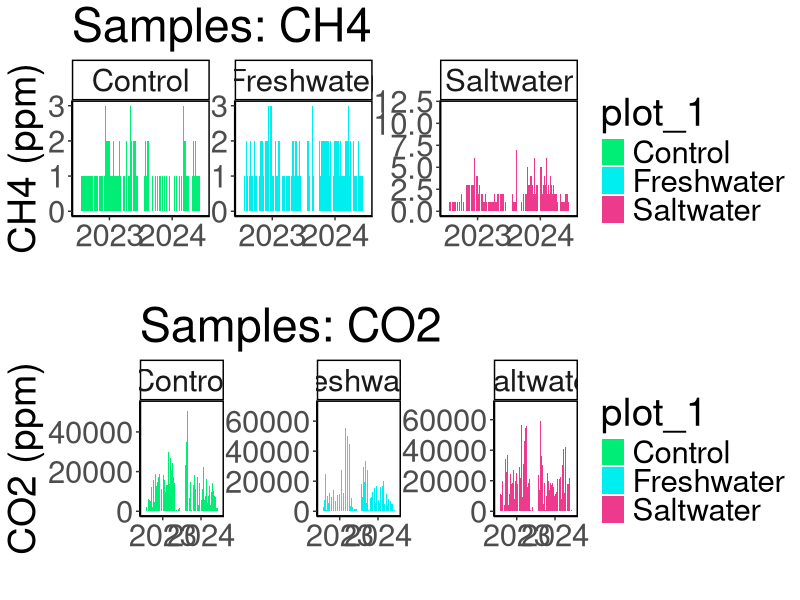
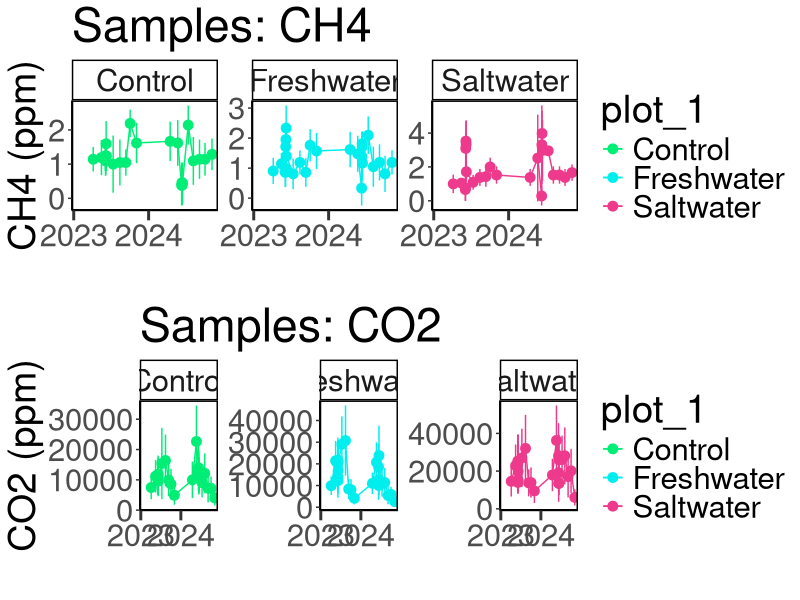
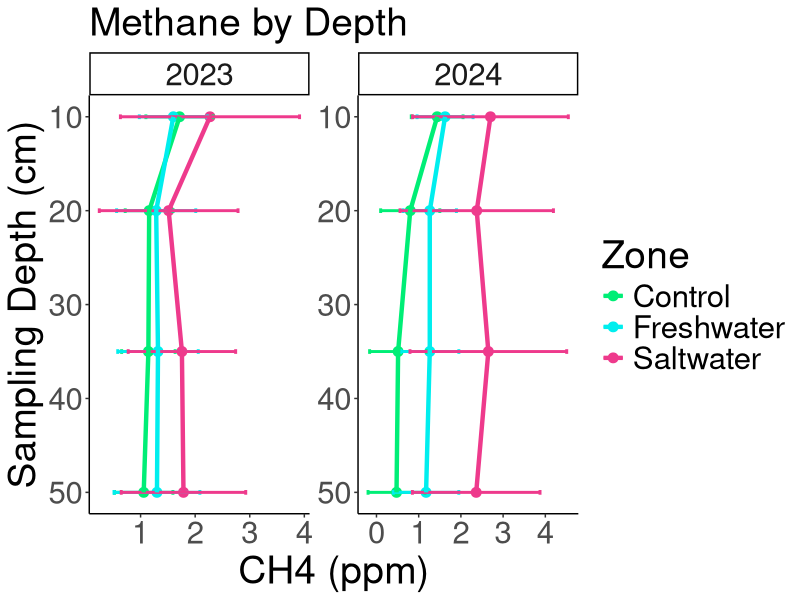
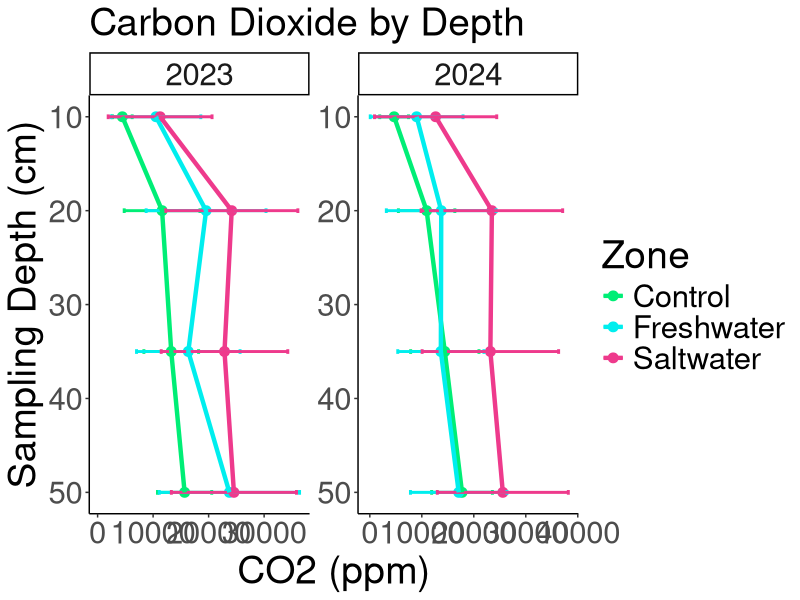
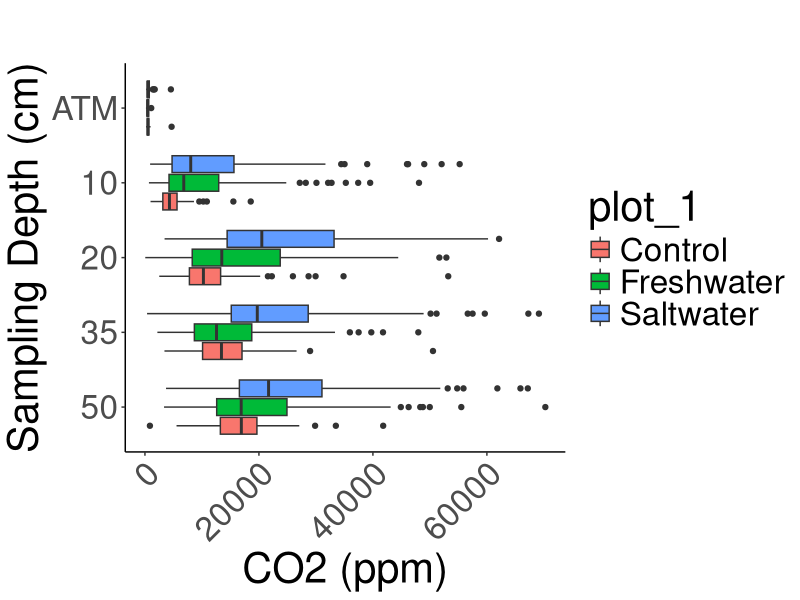
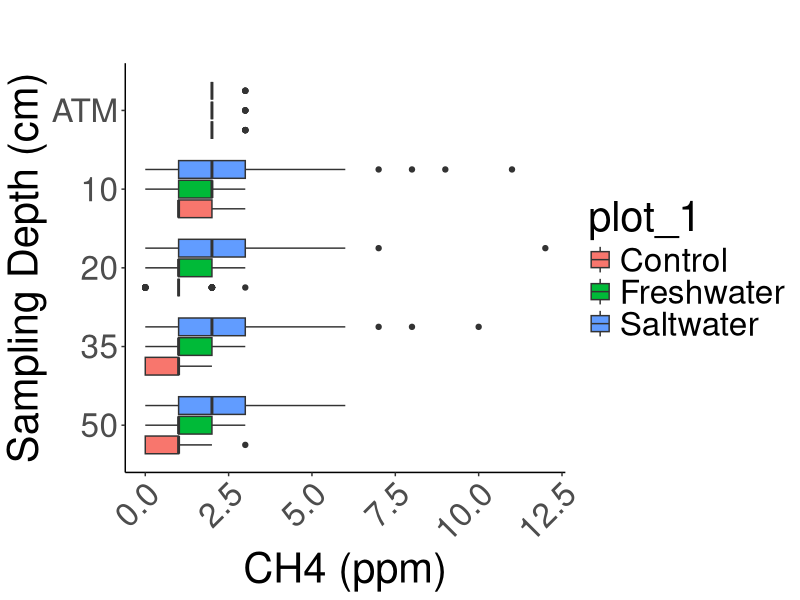
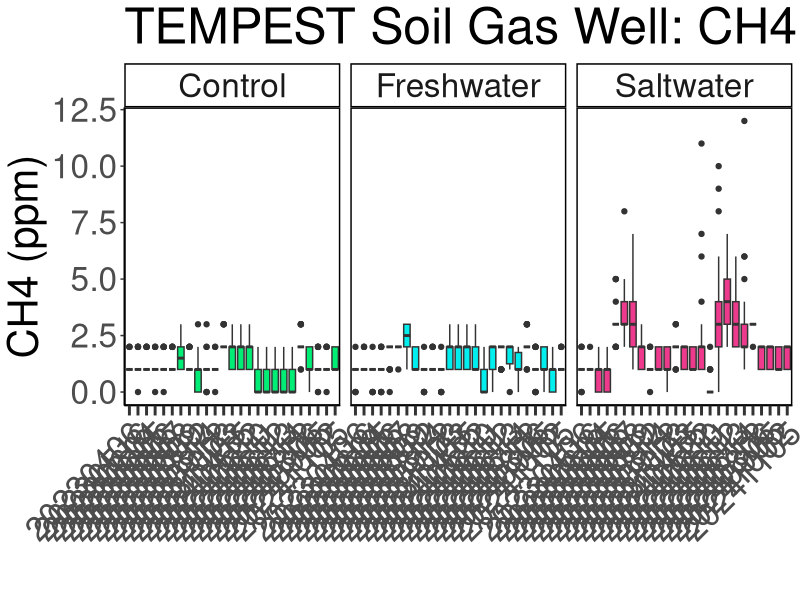
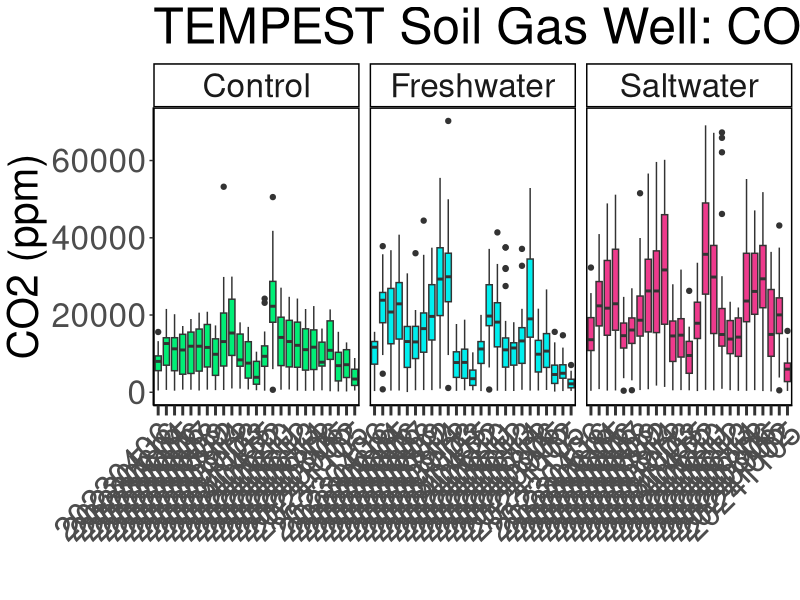

Reproduce these figures in R, in order.
## ---- chunk 1
library(dplyr)
library(ggplot2)
library(ggpubr)
library(stringr)
library(readxl)
library(tidyr)
library(tibble)
library(openxlsx)
library(knitr)
## ---- chunk 2

#read in 2023 SGAS Data:
dat23 <- read.csv("TEMPEST_SGW_2023_Data/COMPASS_TEMPEST_SGAS_2023.csv", colClasses = "character")
# head(dat23)
colnames(dat23)

#read in 2024 SGAS Data:
dat24 <- read.csv("TEMPEST_SGW_2024_Data/COMPASS_TEMPEST_SGAS_2024.csv", colClasses = "character")
# head(dat24)
colnames(dat24)

all_dat <- bind_rows(dat23, dat24)

##Clean data
all_dat1 <- all_dat %>% 
  filter(is.na(qaqc_flag)) %>% #Remove samples flagged for unusually high values 
  select(-X) %>% #Select only required columns
  mutate(across(18:21, ~as.numeric(as.character(.)))) %>%
  mutate(across(where(is.numeric), round, digits = 0)) %>% #Can change this depending on what the machine output is  
  filter(Sample_Plot != "Transition") %>% ##Remove GCW TR samples
  mutate(Sample_Plot = ifelse(Sample_Plot == "Seawater", "Saltwater", Sample_Plot))

## ---- chunk 3

# #pull the column names from the all_dat1 dataframe and create a new dataframe with them 
# metadat <- data.frame(Column_Names = colnames(all_dat1))
# metadat
# 
# metadat$Description <- ""
# metadat$Units <- ""
# metadat$Instrument_ifapplicable <- ""
# 
# #add information about each line: 
# 
# metadat$Description <- c("Project name", 
#                          "Region samples originated from: CB = Chesapeake Bay",
#                          "Sample identifier used in laboratory and field", 
#                          "Year (YYYY) of sample collection", 
#                          "Month (#) of sample collection",
#                          "Day (#) of sample collection",
#                          "Time (HH:MM) of sample collection",
#                          "Time Zone of sample collection",
#                          "Name of sampling transect location (GCW, SWH, MSM, GWI), see dataset locations for coordinates", 
#                          "Zone within space-for-time transect (UP=Upland, SWAMP=Swamp, TR=Transition, WC=Wetland Control, SW=Surface Water)",
#                          "Lysimeter or sample replicate id (A-C)", 
#                          "Depth in centimeters from which water sample was taken", 
#                          "Sulfate concentration in ppm", 
#                          "Sulfate concentration in ppm", 
#                          "Sulfate concentration flag base on standard curve (bdl=below detection limit (0), adl=above detection limit (highest   
#                          standard), Within_Range=within detection range)", 
#                          "Sulfate QAQC Flags generated during checks of standards, blanks, dups, and spks",
#                          "Chloride concentration in ppm", 
#                          "Chloride concentration in ppm", 
#                          "Chloride concentration flag base on standard curve (bdl=below detection limit (0), adl=above detection limit (highest   
#                          standard), Within_Range=within detection range)", 
#                          "Chloride QAQC Flags generated during checks of standards, blanks, dups, and spks", 
#                          "Salinity calculated using the Knudsen equation: Salinity=((1.807*(Chloride ppm)+0.026)/1000", 
#                          "The date that samples were run on the Dionex IC", 
#                          "Any notes generated during QAQC", 
#                          "Notes generated during field sample collection")
# 
# metadat$Units <-       c("NA", 
#                          "NA",
#                          "NA", 
#                          "NA",
#                          "NA",
#                          "NA", 
#                          "NA",
#                          "NA", 
#                          "NA", 
#                          "NA",
#                          "NA", 
#                          "cm",
#                          "ppm", 
#                          "ppm", 
#                          "NA", 
#                          "NA", 
#                          "ppm", 
#                          "ppm", 
#                          "NA", 
#                          "NA", 
#                          "ppt", 
#                          "NA", 
#                          "NA",
#                          "NA")
# 
# metadat$Instrument_ifapplicable <-  
#   
#                        c("NA", 
#                          "NA",
#                          "NA", 
#                          "NA",
#                          "NA",
#                          "NA", 
#                          "NA",
#                          "NA", 
#                          "NA", 
#                          "NA",
#                          "NA", 
#                          "NA",
#                          "Dionex Integrion HPIC (Thermo Fisher)", 
#                          "Dionex Integrion HPIC (Thermo Fisher)", 
#                          "NA", 
#                          "NA", 
#                          "Dionex Integrion HPIC (Thermo Fisher)", 
#                          "Dionex Integrion HPIC (Thermo Fisher)", 
#                          "NA", 
#                          "NA", 
#                          "NA", 
#                          "NA", 
#                          "NA",
#                          "NA")


## ---- chunk 4

#write out a csv of all the data to the main folder: 
write.csv(all_dat1, "COMPASS_TEMPEST_SGAS_AllData.csv", row.names = FALSE)


# #write out a csv of the metadata associated with the data: 
# write.csv(metadat, "COMPASS_TEMPEST_SGAS_Metadata.csv")

## ---- chunk 5

data_plotting <- all_dat1 %>% 
  mutate(plot_1 = factor(Sample_Plot, levels = c("Control", "Freshwater", "Saltwater")))

#Plot data and change colors based on Zone:
viz_ch4_plot <- ggplot(data_plotting, aes(x = as.character(Sample_Year), y = CH4_Conc_ppm_dilcorr, fill = plot_1)) +
  geom_bar(stat = "identity", position = position_dodge2(preserve = "total")) +
  facet_wrap( ~ plot_1, scales="free", nrow = 1) +
  scale_fill_manual(values = c(
    "Control" = "springgreen2",
    "Freshwater" = "cyan2",
    "Saltwater" = "violetred2"
  )) +
  theme_classic() +
  labs(x = " ", y = "CH4 (ppm)", title = "Samples: CH4") +
  theme(
    panel.spacing = unit(.05, "lines"), 
    panel.border = element_rect(color = "black", fill = NA, linewidth = 1)) + 
  theme(text = element_text(size = 28))

# viz_ch4_plot


viz_co2_plot <-  ggplot(data_plotting, aes(x = as.character(Sample_Year), y = CO2_Conc_ppm_dilcorr, fill = plot_1)) +
  geom_bar(stat = "identity", position = position_dodge2(preserve = "total")) +
  facet_wrap( ~ plot_1, scales="free", nrow = 1) +
  scale_fill_manual(values = c(
    "Control" = "springgreen2",
    "Freshwater" = "cyan2",
    "Saltwater" = "violetred2"
  )) +
  theme_classic() +
  labs(x = " ", y = "CO2 (ppm)", title = "Samples: CO2") +
  theme(
    panel.spacing = unit(.05, "lines"), 
    panel.border = element_rect(color = "black", fill = NA, linewidth = 1))+ 
  theme(text = element_text(size = 28))

# viz_co2_plot

ggarrange(viz_ch4_plot, viz_co2_plot, nrow=2, ncol=1)


## ---- chunk 6

##Make Date Column
data_plotting$Date <- as.Date(paste(data_plotting$Sample_Year, data_plotting$Sample_Month, data_plotting$Sample_Day, sep = "-"), format = "%Y-%B-%d")

##Summarize SGAS by Date, Site, and Zone
SGAS_avg <- data_plotting %>%
  group_by(Date, plot_1) %>%
   dplyr::summarize(mean_ch4 = mean(CH4_Conc_ppm_dilcorr, na.rm=TRUE), 
            sd_ch4 = sd(CH4_Conc_ppm_dilcorr, na.rm=TRUE), 
            mean_co2 = mean(CO2_Conc_ppm_dilcorr, na.rm=TRUE), 
            sd_co2 = sd(CO2_Conc_ppm_dilcorr, na.rm=TRUE))

# Define the specific date breaks you want to display
specific_breaks <- as.Date(c("2023-01-01", "2024-01-01", "2025-01-01"))

viz_ch4_plot_avgs <- ggplot(SGAS_avg, aes(x = Date, y = mean_ch4, color = plot_1)) +
  geom_point(size = 3) + 
  geom_errorbar(aes(ymin = mean_ch4 - sd_ch4, ymax = mean_ch4 + sd_ch4), width = 0.2) + 
  geom_line() + 
  facet_wrap( ~ plot_1, scales="free_y", nrow = 1) +
  scale_color_manual(values = c(
    "Control" = "springgreen2",
    "Freshwater" = "cyan2",
    "Saltwater" = "violetred2"
  )) +
  theme_classic() +
  labs(x = " ", y = "CH4 (ppm)", title = "Samples: CH4") +
  theme(
    panel.spacing = unit(0.5, "lines"), 
    panel.border = element_rect(color = "black", fill = NA, linewidth = 1)) +
  # theme(axis.text.x = element_text(angle = 90, hjust = 0.5))+ 
  theme(text = element_text(size = 28))+
  scale_x_date(breaks = specific_breaks, date_labels = "%Y", expand = expansion(mult = c(0.18, 0.05)))+
  theme(axis.ticks.x = element_line(linewidth = 1))+
  theme(axis.ticks.length.x = unit(0.25, "cm"))

# viz_ch4_plot_avgs


viz_co2_plot_avgs <- ggplot(SGAS_avg, aes(x = Date, y = mean_co2, color = plot_1)) +
  geom_point(size = 3) + 
  geom_errorbar(aes(ymin = mean_co2 - sd_co2, ymax = mean_co2 + sd_co2), width = 0.2) + 
  geom_line() + 
  facet_wrap( ~ plot_1, scales="free_y", nrow = 1) +
  scale_color_manual(values = c(
    "Control" = "springgreen2",
    "Freshwater" = "cyan2",
    "Saltwater" = "violetred2"
  )) +
  theme_classic() +
  labs(x = " ", y = "CO2 (ppm)", title = "Samples: CO2") +
  theme(
    panel.spacing = unit(0.5, "lines"), 
    panel.border = element_rect(color = "black", fill = NA, linewidth = 1)) +
  # theme(axis.text.x = element_text(angle = 90, hjust = 0.5))+ 
  theme(text = element_text(size = 28))+
  scale_x_date(breaks = specific_breaks, date_labels = "%Y", expand = expansion(mult = c(0.18, 0.05)))+
  theme(axis.ticks.x = element_line(linewidth = 1))+
  theme(axis.ticks.length.x = unit(0.25, "cm"))

# viz_co2_plot_avgs

ggarrange(viz_ch4_plot_avgs, viz_co2_plot_avgs, nrow=2, ncol=1)

## ---- chunk 7

##Remove SW and calculate average and sd for each depth
SGAS_avg_depth <- data_plotting %>%
  group_by(plot_1, Sample_Depth, Sample_Year) %>%
   dplyr::summarize(mean_ch4 = mean(CH4_Conc_ppm_dilcorr, na.rm=TRUE), 
            sd_ch4 = sd(CH4_Conc_ppm_dilcorr, na.rm=TRUE), 
            mean_co2 = mean(CO2_Conc_ppm_dilcorr, na.rm=TRUE), 
            sd_co2 = sd(CO2_Conc_ppm_dilcorr, na.rm=TRUE))

viz_ch4_plot_depth <- ggplot(SGAS_avg_depth, aes(x = as.numeric(Sample_Depth), y = mean_ch4, color = plot_1)) +
  geom_point(size = 3) + 
  geom_errorbar(aes(ymin = mean_ch4 - sd_ch4, ymax = mean_ch4 + sd_ch4), width = 0.5, size = 1) + 
  geom_line(size = 1.5) + 
  facet_wrap( ~ Sample_Year, scales="free", nrow = 1) + 
  scale_color_manual(values = c(
    "Control" = "springgreen2",
    "Freshwater" = "cyan2",
    "Saltwater" = "violetred2"
  )) +
  theme_classic() +
  labs(x = "Sampling Depth (cm)", y = "CH4 (ppm)", title = "Methane by Depth") +
  theme(text = element_text(size = 28)) + 
  theme(plot.title = element_text(size = 28)) + 
  coord_flip() + 
  scale_x_continuous(trans = "reverse") + 
  labs(color = "Zone") 

viz_ch4_plot_depth

viz_co2_plot_depth <- ggplot(SGAS_avg_depth, aes(x = as.numeric(Sample_Depth), y = mean_co2, color = plot_1)) +
  geom_point(size = 3) + 
  geom_errorbar(aes(ymin = mean_co2 - sd_co2, ymax = mean_co2 + sd_co2), width = 0.5, size = 1) + 
  geom_line(size = 1.5) + 
  facet_wrap( ~ Sample_Year, scales="free", nrow = 1) + 
  scale_color_manual(values = c(
    "Control" = "springgreen2",
    "Freshwater" = "cyan2",
    "Saltwater" = "violetred2"
  )) +
  theme_classic() +
  labs(x = "Sampling Depth (cm)", y = "CO2 (ppm)", title = "Carbon Dioxide by Depth") +
  theme(text = element_text(size = 28)) + 
  theme(plot.title = element_text(size = 28)) + 
  coord_flip() + 
  scale_x_continuous(trans = "reverse") + 
  labs(color = "Zone") 

viz_co2_plot_depth

## ---- chunk 8

##Remove SW
data_plotting_depth <- data_plotting %>%
  mutate(Sample_Depth = factor(Sample_Depth, levels = c("50", "35", "20", "10", "ATM")))


#Plot data and change colors based on Zone:
viz_co2_depth <-  ggplot(data_plotting_depth, aes(x = Sample_Depth, y = CO2_Conc_ppm_dilcorr, fill = plot_1)) +
  geom_boxplot() +
  # facet_wrap( ~ plot_1, scales="free", nrow = 1) +
  scale_color_manual(values = c(
    "Control" = "springgreen2",
    "Freshwater" = "cyan2",
    "Saltwater" = "violetred2"
  )) +
  theme_classic() +
  labs(x = "Sampling Depth (cm)", y = "CO2 (ppm)", title = "") + 
  theme(text = element_text(size = 30))+ 
  theme(axis.text.x = element_text(angle = 45, vjust = 1, hjust = 1))+ 
  coord_flip() 

viz_co2_depth

#Plot data and change colors based on Zone:
viz_ch4_depth <-  ggplot(data_plotting_depth, aes(x = Sample_Depth, y = CH4_Conc_ppm_dilcorr, fill = plot_1)) +
  geom_boxplot() +
  # facet_wrap( ~ plot_1, scales="free", nrow = 1) +
  scale_color_manual(values = c(
    "Control" = "springgreen2",
    "Freshwater" = "cyan2",
    "Saltwater" = "violetred2"
  )) +
  theme_classic() +
  labs(x = "Sampling Depth (cm)", y = "CH4 (ppm)", title = "") + 
  theme(text = element_text(size = 30))+ 
  theme(axis.text.x = element_text(angle = 45, vjust = 1, hjust = 1))+ 
  coord_flip() 

viz_ch4_depth

## ---- chunk 9

data_plotting <- data_plotting %>% 
  mutate(Date_boxplot = gsub("-", "", Date))

##Summarize CO2 and CH4 by Date, Site, and Zone
viz_ch4_boxplot <- ggplot(data_plotting, aes(x = Date_boxplot, y = CH4_Conc_ppm_dilcorr, fill = plot_1)) +
  geom_boxplot() + 
  facet_grid( ~ plot_1, scales = "free_x") +
  scale_x_discrete(drop = TRUE) +
  scale_fill_manual(values = c(
    "Control" = "springgreen2",
    "Freshwater" = "cyan2",
    "Saltwater" = "violetred2"
  ), labels = c("Control", "Freshwater", "Saltwater")) + 
  theme_classic() +
  labs(x = " ", y = "CH4 (ppm)", title = "TEMPEST Soil Gas Well: CH4") +
  theme(
    panel.spacing = unit(0.5, "lines"), 
    panel.border = element_rect(color = "black", fill = NA, linewidth = 1)) +
  theme(axis.text.x = element_text(angle = 45, vjust = 1, hjust = 1))+ 
  theme(text = element_text(size = 30))+
  theme(axis.ticks.x = element_line(linewidth = 1))+
  theme(axis.ticks.length.x = unit(0.25, "cm"))+ 
  #scale_x_discrete(labels = c("Upland", "Swamp", "Transition", "Wetland", "Surface Water"))+ 
  theme(legend.position = "none")

viz_ch4_boxplot


viz_co2_boxplot <- ggplot(data_plotting, aes(x = Date_boxplot, y = CO2_Conc_ppm_dilcorr, fill = plot_1)) +
  geom_boxplot() +
  facet_grid( ~ plot_1, scales = "free_x") +
  scale_x_discrete(drop = TRUE) +
  scale_fill_manual(values = c(
    "Control" = "springgreen2",
    "Freshwater" = "cyan2",
    "Saltwater" = "violetred2"
  ), labels = c("Control", "Freshwater", "Saltwater")) + 
  theme_classic() +
  labs(x = " ", y = "CO2 (ppm)", title = "TEMPEST Soil Gas Well: CO2") +
  theme(
    panel.spacing = unit(0.5, "lines"), 
    panel.border = element_rect(color = "black", fill = NA, linewidth = 1)) +
  theme(axis.text.x = element_text(angle = 45, vjust = 1, hjust = 1))+ 
  theme(text = element_text(size = 30))+
  theme(axis.ticks.x = element_line(linewidth = 1))+
  theme(axis.ticks.length.x = unit(0.25, "cm"))+ 
  #scale_x_discrete(labels = c("Upland", "Swamp", "Transition", "Wetland", "Surface Water"))+ 
  theme(legend.position = "none")

viz_co2_boxplot

# ggarrange(viz_CH4_boxplot, viz_CO2_boxplot, nrow=2, ncol=1)

# Save as a PNG
png("COMPASS_TEMPEST_CH4_alldata.png", width = 2000, height = 1200, res = 100) 
print(viz_ch4_boxplot)  # For ggplot objects, use print()
dev.off() 

# Save as a PNG
png("COMPASS_TEMPEST_CO2_alldata.png", width = 2000, height = 1200, res = 100) 
print(viz_co2_boxplot)  # For ggplot objects, use print()
dev.off() 

## ---- chunk 10
# It would also be great to add to our collation codes a summary chunk that will calculate value ranges, means, and standard deviations (and errors) for each site, zone, depth for each year; also for each site zone, depth overall; and for each site and zone overall so that we have some easy access to metrics. Was just thinking this might be helpful today when re-collating the DIC data.

colnames(all_dat1)

##Metrics for each site, zone, depth for each year
summary_by_year <- all_dat1 %>%
  group_by(Sample_Year, Sample_Plot, Sample_Depth) %>%
   reframe(
     min_CH4_ppm = min(CH4_Conc_ppm_dilcorr, na.rm=TRUE),
     max_CH4_ppm = max(CH4_Conc_ppm_dilcorr, na.rm=TRUE), 
     mean_CH4_ppm = mean(CH4_Conc_ppm_dilcorr, na.rm=TRUE), 
     sd_CH4_ppm = sd(CH4_Conc_ppm_dilcorr, na.rm=TRUE), 

     min_CO2_ppm = min(CO2_Conc_ppm_dilcorr, na.rm=TRUE),
     max_CO2_ppm = max(CO2_Conc_ppm_dilcorr, na.rm=TRUE), 
     mean_CO2_ppm = mean(CO2_Conc_ppm_dilcorr, na.rm=TRUE), 
     sd_CO2_ppm = sd(CO2_Conc_ppm_dilcorr, na.rm=TRUE)) %>%
  mutate(across(where(is.numeric), round, digits = 0)) 

##Metrics for each site, zone, depth for all years
summary_all_years <- all_dat1 %>%
  group_by(Sample_Plot, Sample_Depth) %>%
   reframe(
     min_CH4_ppm = min(CH4_Conc_ppm_dilcorr, na.rm=TRUE),
     max_CH4_ppm = max(CH4_Conc_ppm_dilcorr, na.rm=TRUE), 
     mean_CH4_ppm = mean(CH4_Conc_ppm_dilcorr, na.rm=TRUE), 
     sd_CH4_ppm = sd(CH4_Conc_ppm_dilcorr, na.rm=TRUE), 

     min_CO2_ppm = min(CO2_Conc_ppm_dilcorr, na.rm=TRUE),
     max_CO2_ppm = max(CO2_Conc_ppm_dilcorr, na.rm=TRUE), 
     mean_CO2_ppm = mean(CO2_Conc_ppm_dilcorr, na.rm=TRUE), 
     sd_CO2_ppm = sd(CO2_Conc_ppm_dilcorr, na.rm=TRUE)) %>%
  mutate(across(where(is.numeric), round, digits = 0)) 

##Metrics for each site and zone for all depths and years
summary_all_depths_years <- all_dat1 %>%
  group_by(Sample_Plot) %>%
    reframe(
     min_CH4_ppm = min(CH4_Conc_ppm_dilcorr, na.rm=TRUE),
     max_CH4_ppm = max(CH4_Conc_ppm_dilcorr, na.rm=TRUE), 
     mean_CH4_ppm = mean(CH4_Conc_ppm_dilcorr, na.rm=TRUE), 
     sd_CH4_ppm = sd(CH4_Conc_ppm_dilcorr, na.rm=TRUE), 

     min_CO2_ppm = min(CO2_Conc_ppm_dilcorr, na.rm=TRUE),
     max_CO2_ppm = max(CO2_Conc_ppm_dilcorr, na.rm=TRUE), 
     mean_CO2_ppm = mean(CO2_Conc_ppm_dilcorr, na.rm=TRUE), 
     sd_CO2_ppm = sd(CO2_Conc_ppm_dilcorr, na.rm=TRUE)) %>%
  mutate(across(where(is.numeric), round, digits = 0)) 

## ---- chunk 11
#  I am thinking it might be cool to add to our Soil Gas Well collation files a table at the end that has total number of samples then also some info about # of samples per zone, site, depth etc.

##Metrics for each year
sample_numbers_years <- all_dat1 %>%
  group_by(Sample_Year) %>%
   reframe(
     Number_of_samples = n())

##Metrics for each site, zone, depth for all years
sample_numbers <- all_dat1 %>%
  group_by(Sample_Plot, Sample_Depth) %>%
   reframe(
     Number_of_samples = n())
     

## ---- chunk 12

library(kableExtra)

kable(
  summary_all_depths_years[, c("Sample_Plot", "min_CH4_ppm",	"max_CH4_ppm",	"mean_CH4_ppm", "min_CO2_ppm",	"max_CO2_ppm",	"mean_CO2_ppm")],  
  format = "latex",
  booktabs = TRUE,
  caption = "Summary Statistics"
) %>%
  kable_styling(
    latex_options = c("hold_position", "striped", "scale_down"),
    font_size = 12
  ) %>%
  row_spec(0, bold = TRUE) %>%   # header
  column_spec(1, bold = TRUE)


## ---- chunk 13

kable(
  sample_numbers_years[, c("Sample_Year", "Number_of_samples")],  
  format = "latex",
  booktabs = TRUE,
  caption = paste0("Total Samples: ", nrow(all_dat1))
) %>%
  kable_styling(
    latex_options = c("hold_position", "striped", "scale_down"),
    font_size = 12
  ) %>%
  row_spec(0, bold = TRUE) %>%   # header
  column_spec(1, bold = TRUE)

## ---- chunk 14
##Remove SW samples
sample_numbers_pw <- sample_numbers

##Number of Samples Plots
sample_num_barplot <- ggplot(sample_numbers_pw, aes(x = as.character(Sample_Depth), y = Number_of_samples, fill = Sample_Plot)) +
  geom_col(position = "dodge", color = "black", width = 0.75) + # 'color' adds a border to the bars
  scale_x_discrete(drop = TRUE) +
  scale_fill_manual(values = c(
    "Control" = "springgreen2",
    "Freshwater" = "cyan2",
    "Saltwater" = "violetred2"
  )) + 
  theme_classic() +
  labs(x = "Depth (cm)", y = "Number of Samples", title = "TEMPEST SGAS Sample Numbers") +
  theme(
    panel.spacing = unit(0.5, "lines"),
    panel.border = element_rect(color = "black", fill = NA, linewidth = 1)) +
  theme(axis.text.x = element_text(angle = 45, vjust = 1, hjust = 1))+
  theme(text = element_text(size = 30))+
  theme(axis.ticks.x = element_line(linewidth = 1))+
  theme(axis.ticks.length.x = unit(0.25, "cm"))

sample_num_barplot
## ---- chunk 15

#write out a csv of all the data to the main folder: 
write.csv(summary_by_year, "COMPASS_TEMPEST_PW_SGAS_Summarized_By_Year.csv")


#write out a csv of the metadata associated with the data: 
write.csv(summary_all_years, "COMPASS_TEMPEST_PW_SGAS_Summarized_Years_Combined.csv")


#write out a csv of the metadata associated with the data: 
write.csv(summary_all_depths_years, "COMPASS_TEMPEST_PW_SGAS_Summarized_Years_and_Depths_Combined.csv")
